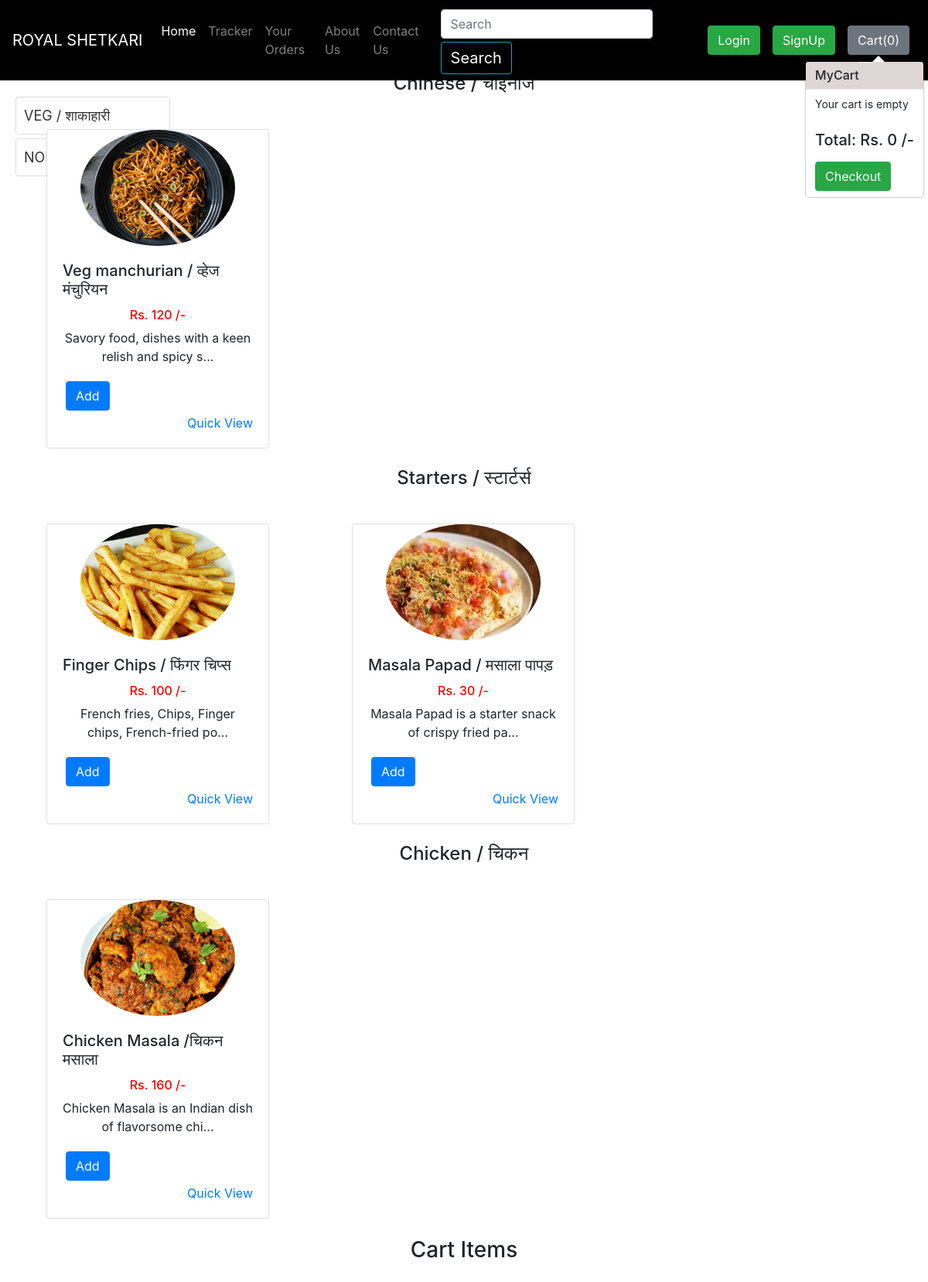
Screenshot of /shop/1/ with the database file from the repository.
### shop/models.py (models this page shows, shortened)
class Product(models.Model):
    product_id = models.AutoField
    product_name = models.CharField(max_length=50)
    category = models.CharField(max_length=50, default="")
    subcategory = models.CharField(max_length=50, default="")
    price = models.IntegerField(default=0)
    desc = models.CharField(max_length=200)
    pub_date = models.DateField()
    image = models.ImageField(upload_to="shop/images", default="")

### shop/views.py (the view)
# urls.py: path('<int:category_id>/', views.table_menu, name='table_menu'),
def table_menu(request, category_id=None):
    allProds = []
    categories = Product.objects.values('category', 'subcategory').distinct()
    cats = {item['category'] for item in categories}
    for cat in cats:
        subcats = {item['subcategory'] for item in categories if item['category'] == cat}
        cat_prods = []
        for subcat in subcats:
            prod = Product.objects.filter(category=cat, subcategory=subcat)
            cat_prods.append([subcat, prod])
        allProds.append([cat, cat_prods])
    context = {
        'allProds': allProds,
        'category_id': category_id,  # Pass the category_id to the context
    }
    return render(request, 'shop/table_menu.html', context)

### templates/shop/table_menu.html (shortened to what this page needs)
{% extends 'shop/basic.html' %}
{% load static %}
{% block css %}
<link href="{% static 'template/index.css' %}" rel="stylesheet">
<link href="{% static 'template/table_menu.css' %}" rel="stylesheet">
{% endblock %}
{% block body %}
<br>
<div class="sidebar" id="sidebar">
    {% for category, subcats in allProds %}
        <a href="javascript:void(0)" class="category-link" data-category="{{ category }}">
            {{ category|upper }}
        </a>
    {% endfor %}
</div>
<div class="container mt-4" id="product-container">
    {% for category, subcats in allProds %}
        <div class="category-section" data-category="{{ category }}">
            {% for subcategory, products in subcats %}
                <div class="subcategory-section" data-subcategory="{{ subcategory }}">
                    <center><h4 class="my-4">{{ subcategory }}</h4></center>
                    <div class="row">
                        {% for product in products %}
                            <div class="col-md-4 product-card1">
                                <div class="card align-items-center" style="width: 18rem;">
                                    <img src='/media/{{ product.image }}' class="product-img card-img-top" alt="{{ product.product_name }}">
                                    <div class="card-body">
                                        <h5 id="namepr{{ product.id }}" class="product-name card-title">{{ product.product_name }}</h5>
                                        <h6 id="pricepr{{ product.id }}" class="product-price" style="color: #ff0000">Rs. {{ product.price }} /-</h6>
                                        <p class="product-desc card-text">{{ product.desc|slice:"0:50" }}...</p>
                                        <div id="divpr{{ product.id }}" class="divpr">
                                            <button id="pr{{ product.id }}" class="btn btn-primary cart">Add</button>
                                        </div>
                                        <a href="/shop/productView/{{ product.id }}" class="float-right">Quick View</a>
                                    </div>
                                </div>
                            </div>
                        {% endfor %}
                    </div>
                </div>
            {% endfor %}
        </div>
    {% endfor %}
</div>
<div class="container my-4">
    <center><h3>Cart Items</h3></center>
</div>
{% endblock %}

### static/template/index.css (style rules this page uses)
.product-img { width: 200px; height: 150px; border-radius: 50%; object-fit: cover; }
product-name, .product-price, .product-desc { text-align: center; }
.category-link { display: inline-block; margin-right: 15px; margin-bottom: 10px; font-size: 18px; }
button, input, optgroup, select, textarea { margin: 4px; font-family: inherit; font-size: inherit; line-height: inherit; }

### static/template/table_menu.css (style rules this page uses)
.sidebar { position: fixed; top: 120px; left: 20px; width: 200px; }
.sidebar a { display: block; padding: 10px; margin: 5px 0; color: #333; text-decoration: none; border: 1px solid #ddd; border-radius: 4px; }
.product-card1 { margin: 20px 0px 0px 190px; }
@media (min-width: 1070px) { .product-card1 { margin: 20px 0px 0px 15px; } }

### rows the page displays
Product: image (picture), product_name "Veg manchurian / व्हेज मंचुरियन", price "120", desc "Savory food, dishes with a keen relish and spicy s"
Product: image (picture), product_name "Finger Chips / फिंगर चिप्स", price "100", desc "French fries, Chips, Finger chips, French-fried po"
Product: image (picture), product_name "Masala Papad / मसाला पापड़", price "30", desc "Masala Papad is a starter snack of crispy fried pa"
Product: image (picture), product_name "Chicken Masala /चिकन मसाला", price "160", desc "Chicken Masala is an Indian dish of flavorsome chi"

### other values shown
{{ category|upper }} "VEG / शाकाहारी"
{{ subcategory }} "Chinese / चाईनीज" "Starters / स्टार्टर्स" "Chicken / चिकन"
